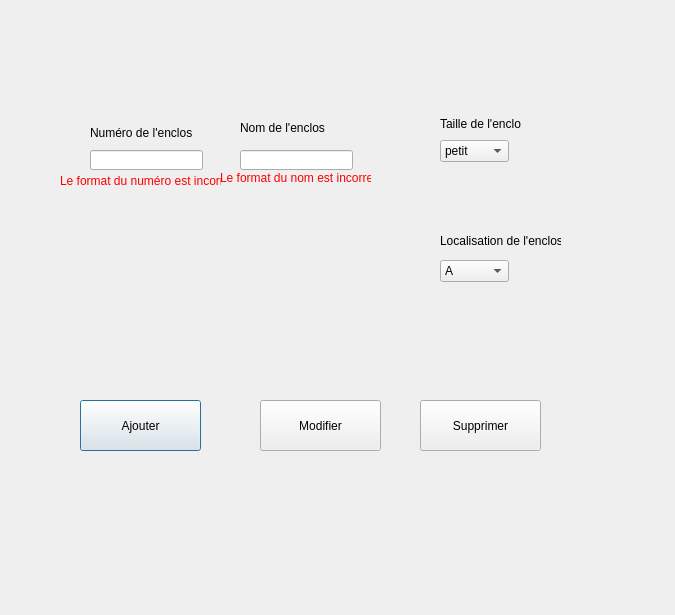
<?xml version="1.0" encoding="UTF-8"?>
<ui version="4.0">
 <class>sdf</class>
 <widget class="QDialog" name="sdf">
  <property name="geometry">
   <rect>
    <x>0</x>
    <y>0</y>
    <width>675</width>
    <height>615</height>
   </rect>
  </property>
  <property name="windowTitle">
   <string>Dialog</string>
  </property>
  <widget class="QPushButton" name="pushButton_ajouter">
   <property name="geometry">
    <rect>
     <x>80</x>
     <y>400</y>
     <width>121</width>
     <height>51</height>
    </rect>
   </property>
   <property name="text">
    <string>Ajouter</string>
   </property>
  </widget>
  <widget class="QPushButton" name="pushButton_modifier">
   <property name="geometry">
    <rect>
     <x>260</x>
     <y>400</y>
     <width>121</width>
     <height>51</height>
    </rect>
   </property>
   <property name="text">
    <string>Modifier</string>
   </property>
  </widget>
  <widget class="QPushButton" name="pushButton_supprimer">
   <property name="geometry">
    <rect>
     <x>420</x>
     <y>400</y>
     <width>121</width>
     <height>51</height>
    </rect>
   </property>
   <property name="text">
    <string>Supprimer</string>
   </property>
  </widget>
  <widget class="QLineEdit" name="lineEdit_numenclos">
   <property name="geometry">
    <rect>
     <x>90</x>
     <y>150</y>
     <width>113</width>
     <height>20</height>
    </rect>
   </property>
  </widget>
  <widget class="QLineEdit" name="lineEdit_nomenclos">
   <property name="geometry">
    <rect>
     <x>240</x>
     <y>150</y>
     <width>113</width>
     <height>20</height>
    </rect>
   </property>
  </widget>
  <widget class="QComboBox" name="comboBox_taille">
   <property name="geometry">
    <rect>
     <x>440</x>
     <y>140</y>
     <width>69</width>
     <height>22</height>
    </rect>
   </property>
   <item>
    <property name="text">
     <string>petit</string>
    </property>
   </item>
   <item>
    <property name="text">
     <string>moyen</string>
    </property>
   </item>
   <item>
    <property name="text">
     <string>grand</string>
    </property>
   </item>
  </widget>
  <widget class="QComboBox" name="comboBox_localisation">
   <property name="geometry">
    <rect>
     <x>440</x>
     <y>260</y>
     <width>69</width>
     <height>22</height>
    </rect>
   </property>
   <item>
    <property name="text">
     <string>A</string>
    </property>
   </item>
   <item>
    <property name="text">
     <string>B</string>
    </property>
   </item>
   <item>
    <property name="text">
     <string>C</string>
    </property>
   </item>
  </widget>
  <widget class="QLabel" name="label_numenclos">
   <property name="geometry">
    <rect>
     <x>90</x>
     <y>123</y>
     <width>111</width>
     <height>20</height>
    </rect>
   </property>
   <property name="text">
    <string>Numéro de l'enclos</string>
   </property>
  </widget>
  <widget class="QLabel" name="label_2">
   <property name="geometry">
    <rect>
     <x>240</x>
     <y>120</y>
     <width>101</width>
     <height>16</height>
    </rect>
   </property>
   <property name="text">
    <string>Nom de l'enclos</string>
   </property>
  </widget>
  <widget class="QLabel" name="label_taille">
   <property name="geometry">
    <rect>
     <x>440</x>
     <y>113</y>
     <width>81</width>
     <height>21</height>
    </rect>
   </property>
   <property name="text">
    <string>Taille de l'enclos</string>
   </property>
  </widget>
  <widget class="QLabel" name="label_localisatio">
   <property name="geometry">
    <rect>
     <x>440</x>
     <y>230</y>
     <width>121</width>
     <height>21</height>
    </rect>
   </property>
   <property name="text">
    <string>Localisation de l'enclos</string>
   </property>
  </widget>
  <widget class="QLabel" name="label">
   <property name="geometry">
    <rect>
     <x>60</x>
     <y>170</y>
     <width>161</width>
     <height>21</height>
    </rect>
   </property>
   <property name="styleSheet">
    <string notr="true">color: rgb(255, 0, 0);</string>
   </property>
   <property name="text">
    <string>Le format du numéro est incorrect</string>
   </property>
  </widget>
  <widget class="QLabel" name="label_3">
   <property name="geometry">
    <rect>
     <x>220</x>
     <y>170</y>
     <width>151</width>
     <height>16</height>
    </rect>
   </property>
   <property name="styleSheet">
    <string notr="true">color: rgb(255, 0, 0);</string>
   </property>
   <property name="text">
    <string>Le format du nom est incorrect</string>
   </property>
  </widget>
 </widget>
 <resources/>
 <connections/>
</ui>
